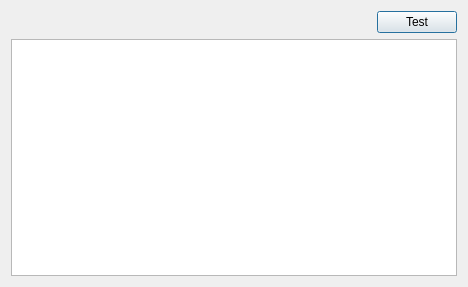
<?xml version="1.0" encoding="UTF-8"?>
<ui version="4.0">
 <class>TestMnemonicDialog</class>
 <widget class="QDialog" name="TestMnemonicDialog">
  <property name="geometry">
   <rect>
    <x>0</x>
    <y>0</y>
    <width>468</width>
    <height>287</height>
   </rect>
  </property>
  <property name="windowTitle">
   <string>TestMnemonicDialog</string>
  </property>
  <layout class="QGridLayout" name="gridLayout">
   <item row="0" column="0">
    <spacer name="horizontalSpacer">
     <property name="orientation">
      <enum>Qt::Horizontal</enum>
     </property>
     <property name="sizeHint" stdset="0">
      <size>
       <width>366</width>
       <height>20</height>
      </size>
     </property>
    </spacer>
   </item>
   <item row="0" column="1">
    <widget class="QPushButton" name="pushButton">
     <property name="text">
      <string>Test</string>
     </property>
    </widget>
   </item>
   <item row="1" column="0" colspan="2">
    <widget class="QTextEdit" name="textEdit"/>
   </item>
  </layout>
 </widget>
 <layoutdefault spacing="6" margin="11"/>
 <resources/>
 <connections/>
</ui>
